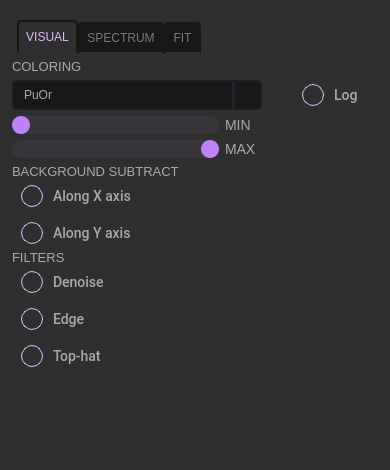
<?xml version="1.0" encoding="UTF-8"?>
<ui version="4.0">
 <class>settingsWidget</class>
 <widget class="QWidget" name="settingsWidget">
  <property name="geometry">
   <rect>
    <x>0</x>
    <y>0</y>
    <width>390</width>
    <height>470</height>
   </rect>
  </property>
  <property name="sizePolicy">
   <sizepolicy hsizetype="Preferred" vsizetype="Preferred">
    <horstretch>0</horstretch>
    <verstretch>0</verstretch>
   </sizepolicy>
  </property>
  <property name="minimumSize">
   <size>
    <width>390</width>
    <height>470</height>
   </size>
  </property>
  <property name="maximumSize">
   <size>
    <width>390</width>
    <height>470</height>
   </size>
  </property>
  <property name="windowTitle">
   <string>Form</string>
  </property>
  <property name="styleSheet">
   <string notr="true">QToolTip {
	color: #ffffff;
	background-color: rgba(27, 29, 35, 160);
	border: 1px solid rgb(40, 40, 40);
	border-radius: 2px;
}

QWidget {
	font-family: &quot;Roboto Medium&quot;;
	background-color: #2F2F2F;
}

QLabel {
	color: rgb(170, 170, 170);
    font-size: 14px;
}

/* LINE EDIT */

/* RADIO BUTTON */
QRadioButton {
	color: #AAAAAA;
    spacing: 10px;
    font-size: 14px;
}

QRadioButton::indicator {
    border: 1px solid #DBBCFB;
	width: 20px;
	height: 20px;
 	border-radius: 11px;
    background: transparent;
}

QRadioButton::indicator:hover {
	border: 1px solid #BE82FA;
   background: transparent;
}

QRadioButton::indicator:checked {
	border: 1px solid #BE82FA;
   background: transparent;
	image: url(:/icons/svg/check.svg);
}



/* SLIDERS */
QSlider::groove:horizontal {
    border-radius: 9px;
    height: 18px;
	margin: 0px;
	background-color: #38363B;
}

QSlider::groove:horizontal:hover {
	background-color: #3A393F;
}

QSlider::handle:horizontal {
    background-color: #BE82FA;
    border: none;
    height: 18px;
    width: 18px;
    margin: 0px;
	border-radius: 9px;
}

QSlider::handle:horizontal:hover {
    background-color: #C186FE;
}

QSlider::handle:horizontal:pressed {
    background-color: #A870E0;
}

QSlider::groove:vertical {
    border-radius: 9px;
    width: 18px;
    margin: 0px;
	background-color: rgb(52, 59, 72);
}

QSlider::groove:vertical:hover {
	background-color: rgb(55, 62, 76);
}

QSlider::handle:vertical {
    background-color: rgb(85, 170, 255);
	border: none;
    height: 18px;
    width: 18px;
    margin: 0px;
	border-radius: 9px;
}

QSlider::handle:vertical:hover {
    background-color: rgb(105, 180, 255);
}

QSlider::handle:vertical:pressed {
    background-color: rgb(65, 130, 195);
}

QGroupBox {
	border: 0;
	color: rgb(170, 170, 170);
	font: 57 10px &quot;Roboto Medium&quot;;
}

QSpinBox {
	background-color: transparent;
	color: rgb(170, 170, 170);
    padding-right: 5px; /* make room for the arrows */
    border-width: 3;
}

QSpinBox::up-button {
    subcontrol-origin: border;
    subcontrol-position: right; /* position at the top right corner */
	height: 28px;
    width: 28px; 
	background-color: rgb(93,93,93);
    border-radius: 4px;
    border: 1px;
}

QSpinBox::down-button {
    subcontrol-origin: border;
    subcontrol-position: left; /* position at the top right corner */
	height: 28px;
    width: 28px;
	background-color: rgb(93,93,93);
    border-radius: 4px;
    border: 1px;
}

QSpinBox::up-arrow {
    width: 20px;
    height: 20px;
    image: url(:/icons/svg/plus.svg) 1;
}

QSpinBox::down-arrow {
    image: url(:/icons/svg/minus.svg) 1;
    width: 20px;
    height: 20px;
}

QSpinBox::up-button:pressed {
    background-color: rgb(200,200,200);
}


</string>
  </property>
  <layout class="QGridLayout" name="gridLayout_3">
   <property name="leftMargin">
    <number>12</number>
   </property>
   <property name="topMargin">
    <number>12</number>
   </property>
   <property name="rightMargin">
    <number>12</number>
   </property>
   <property name="spacing">
    <number>0</number>
   </property>
   <item row="1" column="1">
    <spacer name="verticalSpacer_3">
     <property name="orientation">
      <enum>Qt::Orientation::Vertical</enum>
     </property>
     <property name="sizeType">
      <enum>QSizePolicy::Policy::Expanding</enum>
     </property>
     <property name="sizeHint" stdset="0">
      <size>
       <width>5</width>
       <height>40</height>
      </size>
     </property>
    </spacer>
   </item>
   <item row="0" column="0" rowspan="2">
    <widget class="QTabWidget" name="tabWidget">
     <property name="sizePolicy">
      <sizepolicy hsizetype="Expanding" vsizetype="Expanding">
       <horstretch>0</horstretch>
       <verstretch>0</verstretch>
      </sizepolicy>
     </property>
     <property name="minimumSize">
      <size>
       <width>0</width>
       <height>430</height>
      </size>
     </property>
     <property name="maximumSize">
      <size>
       <width>16777215</width>
       <height>430</height>
      </size>
     </property>
     <property name="styleSheet">
      <string notr="true">QTabWidget::tab-bar {
    left: 5px; /* move to the right by 5px */
}

/* Style the tab using the tab sub-control. Note that
    it reads QTabBar _not_ QTabWidget */
QTabBar::tab {
    background: #171717;
	border: 2px solid #171717;
    border-bottom-color: #2F2F2F; /* same as the pane color */
    border-top-left-radius: 4px;
    border-top-right-radius: 4px;
    min-width: 8ex;
    padding: 7px;
}

QTabBar::tab:selected {
	background: #2F2F2F;
	border: 2px solid #171717;
    border-bottom-color: #2F2F2F; /* same as pane color */
	font: 14px &quot;Roboto Medium&quot;;
    color: #DBBCFB;
}

QTabBar::tab:!selected {
    margin-top: 2px; /* make non-selected tabs look smaller */
	font: 14px &quot;Roboto Medium&quot;;
    color: #797979;
}

QWidget {
	font-family: &quot;Roboto Medium&quot;;
	background-color: #2F2F2F;
	border: 0px black;
}

/* LINE EDIT */
QLineEdit {
	color: rgb(170, 170, 170);
	background-color: #171717;
	border-radius: 5px;
	border: 2px solid rgb(27, 29, 35);
	padding-left: 5px;
}

QLineEdit:hover {
	border: 2px solid rgb(64, 71, 88);
}

QLineEdit:focus {
	border: 2px solid rgb(91, 101, 124);
}

/* CHECKBOX */
QCheckBox {
	color: #AAAAAA;
    spacing: 10px;
    font-size: 14px;
}

QCheckBox::indicator {
    border: 1px solid #DBBCFB;
	width: 20px;
	height: 20px;
 	border-radius: 11px;
    background: transparent;
}

QCheckBox::indicator:hover {
	border: 1px solid #BE82FA;
   background: transparent;
}

QCheckBox::indicator:checked {
	border: 1px solid #BE82FA;
   background: transparent;
	image: url(:/icons/svg/check.svg);
}

/* COMBOBOX */
QComboBox {
	color: rgb(170, 170, 170);
	background-color: #171717;
	border-radius: 5px;
	border: 2px solid rgb(27, 29, 35);
	padding: 5px;
	padding-left: 10px;
}



QComboBox:hover{
	background-color: #171717;
	border: 2px solid rgb(64, 71, 88);
}

QComboBox::drop-down {
	background-color: #171717;
	subcontrol-origin: padding;
	subcontrol-position: top right;
	width: 25px; 
	border-left-width: 3px;
	border-left-color: rgba(39, 44, 54, 150);
	border-left-style: solid;
	border-top-right-radius: 3px;
	border-bottom-right-radius: 3px;	
 }
QComboBox::drop-down:button {
	width: 25px; 
 }

QComboBox::down-arrow{
	image: url(:/icons/svg/arrow-down-2F2F2F.svg);
	width: 12px;
	height: 9px;
}
 
QComboBox QAbstractItemView {
	color: rgb(85, 170, 255);	
	background-color: #2F2F2F;
	padding: 5px;
	selection-background-color: #2F2F2F;
}

QComboBox QAbstractItemView::item{
    height: 50px;
}</string>
     </property>
     <property name="tabPosition">
      <enum>QTabWidget::TabPosition::North</enum>
     </property>
     <property name="tabShape">
      <enum>QTabWidget::TabShape::Rounded</enum>
     </property>
     <property name="currentIndex">
      <number>0</number>
     </property>
     <property name="elideMode">
      <enum>Qt::TextElideMode::ElideRight</enum>
     </property>
     <widget class="QWidget" name="visualTab">
      <attribute name="title">
       <string>VISUAL</string>
      </attribute>
      <layout class="QVBoxLayout" name="verticalLayout">
       <property name="leftMargin">
        <number>0</number>
       </property>
       <property name="topMargin">
        <number>0</number>
       </property>
       <property name="rightMargin">
        <number>0</number>
       </property>
       <property name="bottomMargin">
        <number>0</number>
       </property>
       <item>
        <widget class="QWidget" name="visualTabContainerWidget" native="true">
         <property name="minimumSize">
          <size>
           <width>0</width>
           <height>360</height>
          </size>
         </property>
         <property name="maximumSize">
          <size>
           <width>16777215</width>
           <height>430</height>
          </size>
         </property>
         <layout class="QGridLayout" name="gridLayout_2">
          <property name="leftMargin">
           <number>0</number>
          </property>
          <property name="topMargin">
           <number>5</number>
          </property>
          <property name="rightMargin">
           <number>0</number>
          </property>
          <property name="bottomMargin">
           <number>0</number>
          </property>
          <item row="3" column="0">
           <widget class="QSlider" name="rangeSliderMin">
            <property name="sizePolicy">
             <sizepolicy hsizetype="Fixed" vsizetype="Fixed">
              <horstretch>0</horstretch>
              <verstretch>0</verstretch>
             </sizepolicy>
            </property>
            <property name="minimumSize">
             <size>
              <width>207</width>
              <height>18</height>
             </size>
            </property>
            <property name="maximumSize">
             <size>
              <width>207</width>
              <height>16777215</height>
             </size>
            </property>
            <property name="maximum">
             <number>99</number>
            </property>
            <property name="singleStep">
             <number>1</number>
            </property>
            <property name="orientation">
             <enum>Qt::Orientation::Horizontal</enum>
            </property>
           </widget>
          </item>
          <item row="4" column="0">
           <widget class="QSlider" name="rangeSliderMax">
            <property name="sizePolicy">
             <sizepolicy hsizetype="Fixed" vsizetype="Fixed">
              <horstretch>0</horstretch>
              <verstretch>0</verstretch>
             </sizepolicy>
            </property>
            <property name="minimumSize">
             <size>
              <width>207</width>
              <height>18</height>
             </size>
            </property>
            <property name="maximumSize">
             <size>
              <width>207</width>
              <height>16777215</height>
             </size>
            </property>
            <property name="maximum">
             <number>99</number>
            </property>
            <property name="value">
             <number>99</number>
            </property>
            <property name="sliderPosition">
             <number>99</number>
            </property>
            <property name="orientation">
             <enum>Qt::Orientation::Horizontal</enum>
            </property>
           </widget>
          </item>
          <item row="9" column="0">
           <spacer name="verticalSpacer">
            <property name="orientation">
             <enum>Qt::Orientation::Vertical</enum>
            </property>
            <property name="sizeHint" stdset="0">
             <size>
              <width>20</width>
              <height>7</height>
             </size>
            </property>
           </spacer>
          </item>
          <item row="8" column="0">
           <widget class="QFrame" name="filterQFrame">
            <property name="sizePolicy">
             <sizepolicy hsizetype="Minimum" vsizetype="Fixed">
              <horstretch>0</horstretch>
              <verstretch>0</verstretch>
             </sizepolicy>
            </property>
            <property name="minimumSize">
             <size>
              <width>0</width>
              <height>0</height>
             </size>
            </property>
            <property name="maximumSize">
             <size>
              <width>16777215</width>
              <height>16777215</height>
             </size>
            </property>
            <layout class="QVBoxLayout" name="verticalLayout_12">
             <property name="spacing">
              <number>15</number>
             </property>
             <property name="topMargin">
              <number>0</number>
             </property>
             <property name="bottomMargin">
              <number>0</number>
             </property>
             <item>
              <widget class="QCheckBox" name="waveletCheckBox">
               <property name="font">
                <font>
                 <family>Roboto Medium</family>
                 <pointsize>-1</pointsize>
                </font>
               </property>
               <property name="toolTip">
                <string notr="true"/>
               </property>
               <property name="text">
                <string notr="true">Denoise</string>
               </property>
              </widget>
             </item>
             <item>
              <widget class="QCheckBox" name="edgeFilterCheckBox">
               <property name="font">
                <font>
                 <family>Roboto Medium</family>
                 <pointsize>-1</pointsize>
                </font>
               </property>
               <property name="toolTip">
                <string notr="true"/>
               </property>
               <property name="text">
                <string notr="true">Edge</string>
               </property>
              </widget>
             </item>
             <item>
              <widget class="QCheckBox" name="topHatCheckBox">
               <property name="font">
                <font>
                 <family>Roboto Medium</family>
                 <pointsize>-1</pointsize>
                </font>
               </property>
               <property name="toolTip">
                <string notr="true"/>
               </property>
               <property name="text">
                <string notr="true">Top-hat</string>
               </property>
              </widget>
             </item>
            </layout>
           </widget>
          </item>
          <item row="2" column="0" colspan="2">
           <widget class="QComboBox" name="colorComboBox">
            <property name="sizePolicy">
             <sizepolicy hsizetype="Fixed" vsizetype="Fixed">
              <horstretch>0</horstretch>
              <verstretch>0</verstretch>
             </sizepolicy>
            </property>
            <property name="minimumSize">
             <size>
              <width>250</width>
              <height>30</height>
             </size>
            </property>
            <property name="maximumSize">
             <size>
              <width>250</width>
              <height>30</height>
             </size>
            </property>
            <property name="toolTip">
             <string notr="true"/>
            </property>
            <property name="currentText">
             <string>PuOr</string>
            </property>
            <property name="iconSize">
             <size>
              <width>150</width>
              <height>20</height>
             </size>
            </property>
            <property name="frame">
             <bool>false</bool>
            </property>
            <item>
             <property name="text">
              <string notr="true">PuOr</string>
             </property>
             <property name="icon">
              <iconset resource="resources.qrc">
               <normaloff>:/icons/PuOr.png</normaloff>:/icons/PuOr.png</iconset>
             </property>
            </item>
            <item>
             <property name="text">
              <string notr="true">RdYlBu</string>
             </property>
             <property name="icon">
              <iconset resource="resources.qrc">
               <normaloff>:/icons/RdYlBu.png</normaloff>:/icons/RdYlBu.png</iconset>
             </property>
            </item>
            <item>
             <property name="text">
              <string notr="true">bwr</string>
             </property>
             <property name="icon">
              <iconset resource="resources.qrc">
               <normaloff>:/icons/bwr.png</normaloff>:/icons/bwr.png</iconset>
             </property>
            </item>
            <item>
             <property name="text">
              <string notr="true">viridis</string>
             </property>
             <property name="icon">
              <iconset resource="resources.qrc">
               <normaloff>:/icons/viridis.png</normaloff>:/icons/viridis.png</iconset>
             </property>
            </item>
            <item>
             <property name="text">
              <string notr="true">cividis</string>
             </property>
             <property name="icon">
              <iconset resource="resources.qrc">
               <normaloff>:/icons/cividis.png</normaloff>:/icons/cividis.png</iconset>
             </property>
            </item>
            <item>
             <property name="text">
              <string notr="true">gray</string>
             </property>
             <property name="icon">
              <iconset resource="resources.qrc">
               <normaloff>:/icons/gray.png</normaloff>:/icons/gray.png</iconset>
             </property>
            </item>
           </widget>
          </item>
          <item row="7" column="0">
           <widget class="QLabel" name="label_39">
            <property name="sizePolicy">
             <sizepolicy hsizetype="Preferred" vsizetype="Fixed">
              <horstretch>0</horstretch>
              <verstretch>0</verstretch>
             </sizepolicy>
            </property>
            <property name="styleSheet">
             <string notr="true">font-size: 13px</string>
            </property>
            <property name="text">
             <string>FILTERS</string>
            </property>
           </widget>
          </item>
          <item row="3" column="1">
           <widget class="QLabel" name="label_2">
            <property name="text">
             <string>MIN</string>
            </property>
           </widget>
          </item>
          <item row="5" column="0">
           <widget class="QLabel" name="label_38">
            <property name="sizePolicy">
             <sizepolicy hsizetype="Preferred" vsizetype="Fixed">
              <horstretch>0</horstretch>
              <verstretch>0</verstretch>
             </sizepolicy>
            </property>
            <property name="styleSheet">
             <string notr="true">font-size: 13px</string>
            </property>
            <property name="text">
             <string>BACKGROUND SUBTRACT</string>
            </property>
           </widget>
          </item>
          <item row="4" column="1">
           <widget class="QLabel" name="label_3">
            <property name="text">
             <string>MAX</string>
            </property>
           </widget>
          </item>
          <item row="1" column="0">
           <widget class="QLabel" name="label_40">
            <property name="sizePolicy">
             <sizepolicy hsizetype="Preferred" vsizetype="Fixed">
              <horstretch>0</horstretch>
              <verstretch>0</verstretch>
             </sizepolicy>
            </property>
            <property name="styleSheet">
             <string notr="true">font-size: 13px</string>
            </property>
            <property name="text">
             <string>COLORING</string>
            </property>
           </widget>
          </item>
          <item row="2" column="2">
           <widget class="QCheckBox" name="logScaleCheckBox">
            <property name="font">
             <font>
              <family>Roboto Medium</family>
              <pointsize>-1</pointsize>
             </font>
            </property>
            <property name="layoutDirection">
             <enum>Qt::LayoutDirection::LeftToRight</enum>
            </property>
            <property name="autoFillBackground">
             <bool>false</bool>
            </property>
            <property name="text">
             <string notr="true">Log</string>
            </property>
            <property name="checked">
             <bool>false</bool>
            </property>
           </widget>
          </item>
          <item row="6" column="0">
           <widget class="QFrame" name="bgndSubtractQFrame">
            <property name="sizePolicy">
             <sizepolicy hsizetype="Minimum" vsizetype="Fixed">
              <horstretch>0</horstretch>
              <verstretch>0</verstretch>
             </sizepolicy>
            </property>
            <property name="minimumSize">
             <size>
              <width>207</width>
              <height>0</height>
             </size>
            </property>
            <property name="layoutDirection">
             <enum>Qt::LayoutDirection::LeftToRight</enum>
            </property>
            <layout class="QVBoxLayout" name="verticalLayout_7">
             <property name="spacing">
              <number>15</number>
             </property>
             <property name="topMargin">
              <number>0</number>
             </property>
             <property name="bottomMargin">
              <number>0</number>
             </property>
             <item>
              <widget class="QCheckBox" name="bgndSubtractXCheckBox">
               <property name="sizePolicy">
                <sizepolicy hsizetype="Fixed" vsizetype="Fixed">
                 <horstretch>0</horstretch>
                 <verstretch>0</verstretch>
                </sizepolicy>
               </property>
               <property name="font">
                <font>
                 <family>Roboto Medium</family>
                 <pointsize>-1</pointsize>
                </font>
               </property>
               <property name="toolTip">
                <string notr="true">Background subtraction along X</string>
               </property>
               <property name="text">
                <string notr="true">Along X axis</string>
               </property>
               <property name="checked">
                <bool>false</bool>
               </property>
               <property name="tristate">
                <bool>false</bool>
               </property>
              </widget>
             </item>
             <item>
              <widget class="QCheckBox" name="bgndSubtractYCheckBox">
               <property name="sizePolicy">
                <sizepolicy hsizetype="Fixed" vsizetype="Fixed">
                 <horstretch>0</horstretch>
                 <verstretch>0</verstretch>
                </sizepolicy>
               </property>
               <property name="font">
                <font>
                 <family>Roboto Medium</family>
                 <pointsize>-1</pointsize>
                </font>
               </property>
               <property name="toolTip">
                <string notr="true">Background subtraction along Y</string>
               </property>
               <property name="text">
                <string notr="true">Along Y axis</string>
               </property>
               <property name="tristate">
                <bool>false</bool>
               </property>
              </widget>
             </item>
            </layout>
           </widget>
          </item>
         </layout>
        </widget>
       </item>
      </layout>
     </widget>
     <widget class="QWidget" name="spectrumTab">
      <attribute name="title">
       <string>SPECTRUM</string>
      </attribute>
      <layout class="QVBoxLayout" name="verticalLayout_3">
       <property name="leftMargin">
        <number>0</number>
       </property>
       <property name="topMargin">
        <number>0</number>
       </property>
       <property name="rightMargin">
        <number>0</number>
       </property>
       <property name="bottomMargin">
        <number>0</number>
       </property>
       <item>
        <widget class="QWidget" name="spectrumTabContainerWidget" native="true">
         <property name="minimumSize">
          <size>
           <width>0</width>
           <height>360</height>
          </size>
         </property>
         <property name="maximumSize">
          <size>
           <width>16777215</width>
           <height>430</height>
          </size>
         </property>
         <layout class="QGridLayout" name="gridLayout">
          <property name="leftMargin">
           <number>0</number>
          </property>
          <property name="topMargin">
           <number>5</number>
          </property>
          <property name="rightMargin">
           <number>0</number>
          </property>
          <property name="bottomMargin">
           <number>0</number>
          </property>
          <item row="1" column="1" colspan="2">
           <widget class="QComboBox" name="subsysComboBox">
            <property name="sizePolicy">
             <sizepolicy hsizetype="Fixed" vsizetype="Fixed">
              <horstretch>0</horstretch>
              <verstretch>0</verstretch>
             </sizepolicy>
            </property>
            <property name="minimumSize">
             <size>
              <width>170</width>
              <height>30</height>
             </size>
            </property>
            <property name="maximumSize">
             <size>
              <width>16777215</width>
              <height>30</height>
             </size>
            </property>
            <property name="styleSheet">
             <string notr="true"/>
            </property>
            <property name="sizeAdjustPolicy">
             <enum>QComboBox::SizeAdjustPolicy::AdjustToMinimumContentsLengthWithIcon</enum>
            </property>
           </widget>
          </item>
          <item row="5" column="1" colspan="2">
           <widget class="IntLineEdit" name="pointsAddLineEdit">
            <property name="sizePolicy">
             <sizepolicy hsizetype="Fixed" vsizetype="Fixed">
              <horstretch>0</horstretch>
              <verstretch>0</verstretch>
             </sizepolicy>
            </property>
            <property name="minimumSize">
             <size>
              <width>170</width>
              <height>30</height>
             </size>
            </property>
            <property name="maximumSize">
             <size>
              <width>16777215</width>
              <height>30</height>
             </size>
            </property>
            <property name="text">
             <string>10</string>
            </property>
            <property name="placeholderText">
             <string># of x value for spectrum sweep</string>
            </property>
           </widget>
          </item>
          <item row="7" column="1">
           <widget class="QSpinBox" name="prefitPhotonSpinBox">
            <property name="sizePolicy">
             <sizepolicy hsizetype="Fixed" vsizetype="Fixed">
              <horstretch>0</horstretch>
              <verstretch>0</verstretch>
             </sizepolicy>
            </property>
            <property name="minimumSize">
             <size>
              <width>96</width>
              <height>35</height>
             </size>
            </property>
            <property name="styleSheet">
             <string notr="true">QSpinBox {
    color: #FFFFFF;
    background-color: #2F2F2F;
	height: 28px;
    width: 28px; 
    background-image: url(:/images/spin_box_bg_171717.svg) 1;
    background-repeat: no-repeat;
    background-position: center center;
    background-origin: content;
   /*padding: -5px 0px -14px 0px;*/
}

QSpinBox::up-button {
    subcontrol-origin: border;
    subcontrol-position: right; /* position at the top right corner */
	height: 28px;
    width: 28px; 
	background-color: #171717;
    border-radius: 4px;
}

QSpinBox::down-button {
    subcontrol-origin: border;
    subcontrol-position: left; /* position at the top right corner */
	height: 28px;
    width: 28px;
	background-color: #171717;
    border-radius: 4px;
    border: 1px;
}

QSpinBox::up-arrow {
    width: 20px;
    height: 20px;
    image: url(:/icons/svg/plus.svg) 1;
}

QSpinBox::up-arrow:pressed {
    width: 20px;
    height: 20px;
    image: url(:/icons/svg/plus-pressed.svg) 1;
}

QSpinBox::down-arrow {
    image: url(:/icons/svg/minus.svg) 1;
    width: 20px;
    height: 20px;
}

QSpinBox::down-arrow:pressed {
    image: url(:/icons/svg/minus-pressed.svg) 1;
    width: 20px;
    height: 20px;
}

QSpinBox::up-button:pressed {
    background-color: #262626;
}

QSpinBox::down-button:pressed {
    background-color: #262626;
}</string>
            </property>
            <property name="alignment">
             <set>Qt::AlignmentFlag::AlignCenter</set>
            </property>
            <property name="minimum">
             <number>1</number>
            </property>
           </widget>
          </item>
          <item row="6" column="1">
           <widget class="IntLineEdit" name="numCPUsLineEdit">
            <property name="sizePolicy">
             <sizepolicy hsizetype="Fixed" vsizetype="Fixed">
              <horstretch>0</horstretch>
              <verstretch>0</verstretch>
             </sizepolicy>
            </property>
            <property name="minimumSize">
             <size>
              <width>170</width>
              <height>30</height>
             </size>
            </property>
            <property name="text">
             <string>1</string>
            </property>
           </widget>
          </item>
          <item row="2" column="0">
           <widget class="QLabel" name="label">
            <property name="sizePolicy">
             <sizepolicy hsizetype="Fixed" vsizetype="Fixed">
              <horstretch>0</horstretch>
              <verstretch>0</verstretch>
             </sizepolicy>
            </property>
            <property name="styleSheet">
             <string notr="true">font-size: 13px</string>
            </property>
            <property name="text">
             <string>INITIAL STATE</string>
            </property>
           </widget>
          </item>
          <item row="1" column="0">
           <widget class="QLabel" name="label_44">
            <property name="sizePolicy">
             <sizepolicy hsizetype="Fixed" vsizetype="Fixed">
              <horstretch>0</horstretch>
              <verstretch>0</verstretch>
             </sizepolicy>
            </property>
            <property name="styleSheet">
             <string notr="true">font-size: 13px</string>
            </property>
            <property name="text">
             <string>TRANSITIONS</string>
            </property>
           </widget>
          </item>
          <item row="3" column="1">
           <widget class="QLabel" name="label_5">
            <property name="sizePolicy">
             <sizepolicy hsizetype="Fixed" vsizetype="Preferred">
              <horstretch>170</horstretch>
              <verstretch>0</verstretch>
             </sizepolicy>
            </property>
            <property name="minimumSize">
             <size>
              <width>170</width>
              <height>0</height>
             </size>
            </property>
            <property name="styleSheet">
             <string notr="true">QLabel {
    font-size: 10pt;
}</string>
            </property>
            <property name="text">
             <string>* For multiple initial-state indices: separate indices by &quot;;&quot;</string>
            </property>
            <property name="wordWrap">
             <bool>true</bool>
            </property>
           </widget>
          </item>
          <item row="8" column="0">
           <widget class="QLabel" name="label_6">
            <property name="styleSheet">
             <string notr="true">font-size: 13px</string>
            </property>
            <property name="text">
             <string>HELP</string>
            </property>
           </widget>
          </item>
          <item row="7" column="0">
           <widget class="QLabel" name="label_33">
            <property name="sizePolicy">
             <sizepolicy hsizetype="Fixed" vsizetype="Fixed">
              <horstretch>0</horstretch>
              <verstretch>0</verstretch>
             </sizepolicy>
            </property>
            <property name="styleSheet">
             <string notr="true">font-size: 13px</string>
            </property>
            <property name="text">
             <string>PHOTONS</string>
            </property>
           </widget>
          </item>
          <item row="9" column="0">
           <spacer name="verticalSpacer_2">
            <property name="orientation">
             <enum>Qt::Orientation::Vertical</enum>
            </property>
            <property name="sizeHint" stdset="0">
             <size>
              <width>20</width>
              <height>115</height>
             </size>
            </property>
           </spacer>
          </item>
          <item row="6" column="0">
           <widget class="QLabel" name="label_4">
            <property name="text">
             <string>CORES TO USE</string>
            </property>
           </widget>
          </item>
          <item row="4" column="0">
           <widget class="QLabel" name="label_42">
            <property name="sizePolicy">
             <sizepolicy hsizetype="Fixed" vsizetype="Fixed">
              <horstretch>0</horstretch>
              <verstretch>0</verstretch>
             </sizepolicy>
            </property>
            <property name="styleSheet">
             <string notr="true">font-size: 13px</string>
            </property>
            <property name="text">
             <string>EVALS COUNT</string>
            </property>
           </widget>
          </item>
          <item row="5" column="0">
           <widget class="QLabel" name="label_43">
            <property name="sizePolicy">
             <sizepolicy hsizetype="Fixed" vsizetype="Fixed">
              <horstretch>0</horstretch>
              <verstretch>0</verstretch>
             </sizepolicy>
            </property>
            <property name="styleSheet">
             <string notr="true">font-size: 13px</string>
            </property>
            <property name="text">
             <string>POINTS ADDED</string>
            </property>
           </widget>
          </item>
          <item row="4" column="1" colspan="2">
           <widget class="IntLineEdit" name="evalsCountLineEdit">
            <property name="sizePolicy">
             <sizepolicy hsizetype="Fixed" vsizetype="Fixed">
              <horstretch>0</horstretch>
              <verstretch>0</verstretch>
             </sizepolicy>
            </property>
            <property name="minimumSize">
             <size>
              <width>170</width>
              <height>30</height>
             </size>
            </property>
            <property name="maximumSize">
             <size>
              <width>16777215</width>
              <height>30</height>
             </size>
            </property>
            <property name="text">
             <string>20</string>
            </property>
           </widget>
          </item>
          <item row="2" column="1" colspan="2">
           <widget class="MultiStatesLineEdit" name="initStateLineEdit">
            <property name="sizePolicy">
             <sizepolicy hsizetype="Fixed" vsizetype="Fixed">
              <horstretch>0</horstretch>
              <verstretch>0</verstretch>
             </sizepolicy>
            </property>
            <property name="minimumSize">
             <size>
              <width>170</width>
              <height>30</height>
             </size>
            </property>
            <property name="maximumSize">
             <size>
              <width>16777215</width>
              <height>30</height>
             </size>
            </property>
            <property name="placeholderText">
             <string>dressed or bare indices</string>
            </property>
           </widget>
          </item>
          <item row="8" column="1">
           <widget class="QPushButton" name="numericalSpectrumSettingsHelpPushButton">
            <property name="sizePolicy">
             <sizepolicy hsizetype="Fixed" vsizetype="Fixed">
              <horstretch>0</horstretch>
              <verstretch>0</verstretch>
             </sizepolicy>
            </property>
            <property name="minimumSize">
             <size>
              <width>0</width>
              <height>0</height>
             </size>
            </property>
            <property name="styleSheet">
             <string notr="true">QPushButton {
    border: none;
    background: none;
}</string>
            </property>
            <property name="text">
             <string/>
            </property>
            <property name="icon">
             <iconset resource="resources.qrc">
              <normaloff>:/icons/svg/question-circle.svg</normaloff>:/icons/svg/question-circle.svg</iconset>
            </property>
            <property name="iconSize">
             <size>
              <width>23</width>
              <height>23</height>
             </size>
            </property>
           </widget>
          </item>
         </layout>
        </widget>
       </item>
      </layout>
     </widget>
     <widget class="QWidget" name="fitTab">
      <attribute name="title">
       <string>FIT</string>
      </attribute>
      <layout class="QVBoxLayout" name="verticalLayout_2">
       <property name="leftMargin">
        <number>0</number>
       </property>
       <property name="topMargin">
        <number>0</number>
       </property>
       <property name="rightMargin">
        <number>0</number>
       </property>
       <property name="bottomMargin">
        <number>0</number>
       </property>
       <item>
        <widget class="QWidget" name="fitTabContainerWidget" native="true">
         <property name="minimumSize">
          <size>
           <width>0</width>
           <height>360</height>
          </size>
         </property>
         <property name="maximumSize">
          <size>
           <width>16777215</width>
           <height>430</height>
          </size>
         </property>
         <layout class="QGridLayout" name="gridLayout_4">
          <property name="leftMargin">
           <number>0</number>
          </property>
          <property name="topMargin">
           <number>5</number>
          </property>
          <property name="rightMargin">
           <number>0</number>
          </property>
          <property name="bottomMargin">
           <number>0</number>
          </property>
          <item row="1" column="1" colspan="2">
           <widget class="PositiveFloatLineEdit" name="tolLineEdit">
            <property name="sizePolicy">
             <sizepolicy hsizetype="Fixed" vsizetype="Fixed">
              <horstretch>0</horstretch>
              <verstretch>0</verstretch>
             </sizepolicy>
            </property>
            <property name="minimumSize">
             <size>
              <width>170</width>
              <height>30</height>
             </size>
            </property>
            <property name="maximumSize">
             <size>
              <width>16777215</width>
              <height>30</height>
             </size>
            </property>
            <property name="styleSheet">
             <string>font-size: 13px</string>
            </property>
            <property name="text">
             <string>1e-6</string>
            </property>
           </widget>
          </item>
          <item row="2" column="0">
           <spacer name="verticalSpacer_4">
            <property name="orientation">
             <enum>Qt::Orientation::Vertical</enum>
            </property>
            <property name="sizeHint" stdset="0">
             <size>
              <width>20</width>
              <height>240</height>
             </size>
            </property>
           </spacer>
          </item>
          <item row="0" column="0">
           <widget class="QLabel" name="label_47">
            <property name="sizePolicy">
             <sizepolicy hsizetype="Fixed" vsizetype="Preferred">
              <horstretch>0</horstretch>
              <verstretch>0</verstretch>
             </sizepolicy>
            </property>
            <property name="styleSheet">
             <string notr="true">font-size: 13px</string>
            </property>
            <property name="text">
             <string>OPTIMIZER</string>
            </property>
           </widget>
          </item>
          <item row="0" column="1">
           <widget class="QComboBox" name="optimizerComboBox">
            <property name="sizePolicy">
             <sizepolicy hsizetype="Fixed" vsizetype="Fixed">
              <horstretch>0</horstretch>
              <verstretch>0</verstretch>
             </sizepolicy>
            </property>
            <property name="minimumSize">
             <size>
              <width>170</width>
              <height>30</height>
             </size>
            </property>
            <property name="maximumSize">
             <size>
              <width>16777213</width>
              <height>30</height>
             </size>
            </property>
            <property name="styleSheet">
             <string>font-size: 13px</string>
            </property>
            <item>
             <property name="text">
              <string>L-BFGS-B</string>
             </property>
            </item>
            <item>
             <property name="text">
              <string>Nelder-Mead</string>
             </property>
            </item>
            <item>
             <property name="text">
              <string>Powell</string>
             </property>
            </item>
            <item>
             <property name="text">
              <string>shgo</string>
             </property>
            </item>
            <item>
             <property name="text">
              <string>differential evolution</string>
             </property>
            </item>
           </widget>
          </item>
          <item row="1" column="0">
           <widget class="QLabel" name="label_8">
            <property name="sizePolicy">
             <sizepolicy hsizetype="Fixed" vsizetype="Preferred">
              <horstretch>0</horstretch>
              <verstretch>0</verstretch>
             </sizepolicy>
            </property>
            <property name="minimumSize">
             <size>
              <width>0</width>
              <height>0</height>
             </size>
            </property>
            <property name="styleSheet">
             <string notr="true">font-size: 13px</string>
            </property>
            <property name="text">
             <string>TOLERANCE</string>
            </property>
           </widget>
          </item>
         </layout>
        </widget>
       </item>
      </layout>
     </widget>
    </widget>
   </item>
  </layout>
 </widget>
 <customwidgets>
  <customwidget>
   <class>MultiStatesLineEdit</class>
   <extends>QLineEdit</extends>
   <header>qfit/widgets/validated_line_edits.h</header>
  </customwidget>
  <customwidget>
   <class>PositiveFloatLineEdit</class>
   <extends>QLineEdit</extends>
   <header>qfit/widgets/validated_line_edits.h</header>
  </customwidget>
  <customwidget>
   <class>IntLineEdit</class>
   <extends>QLineEdit</extends>
   <header>qfit/widgets/validated_line_edits.h</header>
  </customwidget>
 </customwidgets>
 <resources>
  <include location="resources.qrc"/>
 </resources>
 <connections/>
</ui>
